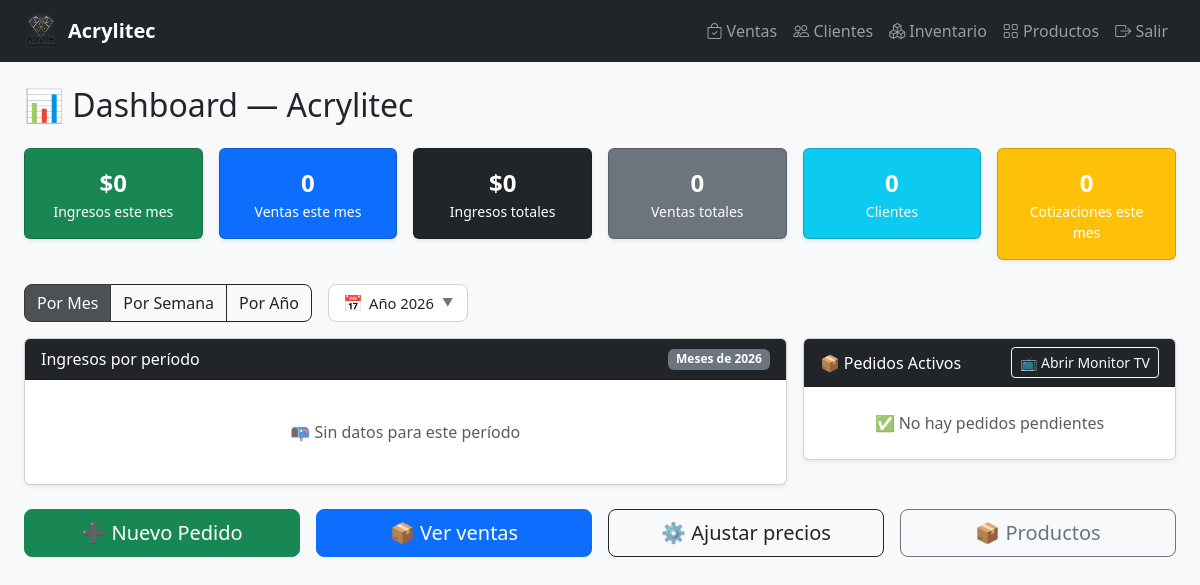
Before: /dashboard/ with the older database file.
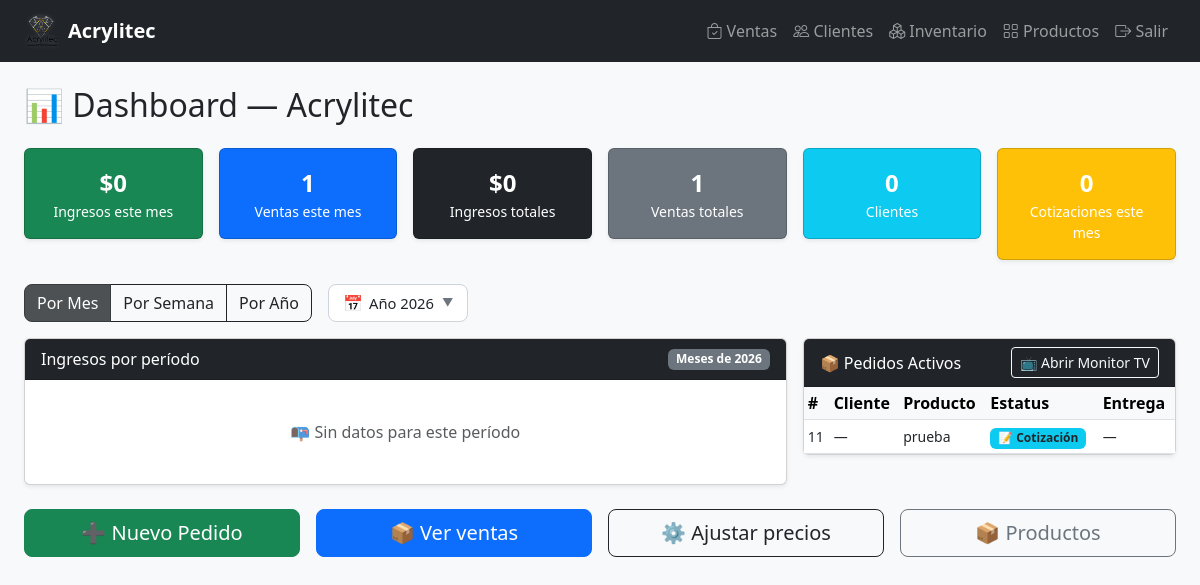
After: the same page with the newer database file.
### gestion/models.py (models this page shows, shortened)
class Ventas(models.Model):
    ESTATUS_CHOICES = [
        ('cotizacion', 'Cotización'),
        ('pendiente', 'Pendiente'),
        ('en_produccion', 'En producción'),
        ('pagada', 'Pagada'),
        ('entregada', 'Entregada'),
    ]
    id_venta = models.AutoField(primary_key=True)
    id_cotizacion = models.ForeignKey(Cotizaciones, models.DO_NOTHING, db_column='id_cotizacion', blank=True, null=True)
    id_cliente = models.ForeignKey('Clientes', on_delete=models.SET_NULL, null=True, blank=True, db_column='id_cliente_directo')
    monto_abonado = models.DecimalField(max_digits=10, decimal_places=2, default=0.00, verbose_name="Anticipo/Abono")
    estatus = models.CharField(max_length=20, choices=ESTATUS_CHOICES, default='pendiente')
    fecha_entrega = models.DateField(blank=True, null=True)
    fecha_venta = models.DateField(auto_now_add=True, null=True)

class Productos(models.Model):
    id_producto = models.AutoField(primary_key=True)
    nombre = models.CharField(max_length=100, blank=True, null=True)
    detalle = models.CharField(max_length=100, blank=True, null=True)
    precio_fijo = models.DecimalField(max_digits=10, decimal_places=2, blank=True, null=True, verbose_name="Precio Fijo (Opcional)")
    porcentaje_utilidad = models.IntegerField(default=40)
    foto = models.CharField(max_length=255, blank=True, null=True)
    class Meta:
        managed = True
        db_table = 'productos'
        verbose_name = "Producto"
        verbose_name_plural = "Productos"

### gestion/views.py (the view, shortened to what this page needs)
# urls.py: path('dashboard/', views.dashboard, name='dashboard'),
def dashboard(request):
    hoy = datetime.date.today()
    ESTATUS_INGRESO = ('pagada', 'entregada')   # ambos cuentan como cobrado
    todas_ventas = (Ventas.objects
                    .select_related('id_cotizacion__id_producto',
                                    'id_cotizacion__id_cliente')
                    .prefetch_related('detalles__id_producto')
                    .order_by('fecha_venta'))
    from collections import defaultdict
    from datetime import date
    meses_data   = defaultdict(float)   # key: (year, month)
    semanas_data = defaultdict(float)   # key: (year, iso_week, week_start_date)
    anios_data   = defaultdict(float)   # key: year
    for v in todas_ventas:
        if v.estatus not in ESTATUS_INGRESO:
            continue
    import calendar
    MESES_ES = ['Ene','Feb','Mar','Abr','May','Jun','Jul','Ago','Sep','Oct','Nov','Dic']
    meses_por_anio = {}
    semanas_por_anio = {}
    for (y, wn, ws), total in sorted(semanas_data.items()):
        key = str(y)
        if key not in semanas_por_anio:
            semanas_por_anio[key] = {'labels': [], 'data': []}
        semanas_por_anio[key]['labels'].append(f"Semana {wn} ({ws.strftime('%d/%m')})")
        semanas_por_anio[key]['data'].append(round(total, 2))
    labels_anio = [str(y) for y in sorted(anios_data.keys())]
    data_anio   = [round(anios_data[int(y)], 2) for y in labels_anio]
    inicio_mes = hoy.replace(day=1)
    ingresos_mes   = sum(_get_total_venta_val(v) for v in todas_ventas
                         if v.estatus in ESTATUS_INGRESO and v.fecha_venta and v.fecha_venta >= inicio_mes)
    ingresos_total = sum(_get_total_venta_val(v) for v in todas_ventas
                         if v.estatus in ESTATUS_INGRESO)
    kpis = {
        'ingresos_mes':    Decimal(str(round(ingresos_mes, 2))),
        'ventas_mes':      sum(1 for v in todas_ventas if v.fecha_venta and v.fecha_venta >= inicio_mes),
        'ingresos_total':  Decimal(str(round(ingresos_total, 2))),
        'ventas_total':    todas_ventas.count(),
        'clientes_total':  Clientes.objects.count(),
        'cotizaciones_mes': Cotizaciones.objects.filter(fecha__gte=inicio_mes).count(),
    }
    pedidos_activos_qs = (Ventas.objects
                          .filter(estatus__in=['cotizacion', 'pendiente', 'en_produccion'])
                          .select_related('id_cotizacion__id_cliente',
                                          'id_cotizacion__id_producto',
                                          'id_cliente')
                          .prefetch_related('detalles__id_producto')
                          .order_by('-fecha_venta'))
    pedidos_activos = []
    for v in pedidos_activos_qs:
        v.cliente_nombre  = _cliente_nombre(v)
        v.producto_nombre = _producto_nombre(v)
        pedidos_activos.append(v)
    anio_actual = str(hoy.year)
    return render(request, 'gestion/dashboard.html', {
        'kpis':             kpis,
        'pedidos_activos':  pedidos_activos,
        'anio_actual':      anio_actual,
        'meses_por_anio':   json.dumps(meses_por_anio),
        'semanas_por_anio': json.dumps(semanas_por_anio),
        'labels_anio':      json.dumps(labels_anio),
        'data_anio':        json.dumps(data_anio),
    })

### gestion/views.py (called while the page is built)
def _cliente_nombre(venta):
    if venta.id_cotizacion_id and venta.id_cotizacion.id_cliente:
        return venta.id_cotizacion.id_cliente.nombre
    if venta.id_cliente_id:
        return venta.id_cliente.nombre
    return '—'

def _producto_nombre(venta):
    if venta.id_cotizacion_id and venta.id_cotizacion.id_producto:
        return venta.id_cotizacion.id_producto.nombre
    detalles = list(venta.detalles.all())
    if len(detalles) == 1:
        return detalles[0].id_producto.nombre
    elif len(detalles) > 1:
        return f'{detalles[0].id_producto.nombre} +{len(detalles)-1} más'
    return '—'

### gestion/templates/gestion/dashboard.html (shortened to what the changed rows need)
{% extends 'gestion/base.html' %}
{% block content %}
<h2 class="mb-4">📊 Dashboard — Acrylitec</h2>
<div class="row g-3 mb-4">
    <div class="col-md-2">
        <div class="card text-white bg-primary shadow-sm">
            <div class="card-body text-center">
                <div class="fs-4 fw-bold">{{ kpis.ventas_mes }}</div>
                <div class="small">Ventas este mes</div>
            </div>
        </div>
    </div>
    <div class="col-md-2">
        <div class="card text-white bg-secondary shadow-sm">
            <div class="card-body text-center">
                <div class="fs-4 fw-bold">{{ kpis.ventas_total }}</div>
                <div class="small">Ventas totales</div>
            </div>
        </div>
    </div>
</div>
<div class="row g-3 mb-4">
    <div class="col-md-4">
        <div class="card shadow-sm">
            <div class="card-body p-0">
                {% if pedidos_activos %}
                <table class="table table-sm mb-0">
                    <thead class="table-light">
                        <tr>
                            <th>#</th>
                            <th>Cliente</th>
                            <th>Producto</th>
                            <th>Estatus</th>
                            <th>Entrega</th>
                        </tr>
                    </thead>
                    <tbody>
                        {% for v in pedidos_activos %}
                        <tr>
                            <td><small>{{ v.id_venta }}</small></td>
                            <td><small>{{ v.cliente_nombre|default:"—" }}</small></td>
                            <td><small>{{ v.producto_nombre|default:"—" }}</small></td>
                            <td>
                                {% if v.estatus == 'pendiente' %}
                                <span class="badge bg-secondary">⏳ Pendiente</span>
                                {% elif v.estatus == 'en_produccion' %}
                                <span class="badge bg-warning text-dark">🔧 En producción</span>
                                {% elif v.estatus == 'cotizacion' %}
                                <span class="badge bg-info text-dark">📝 Cotización</span>
                                {% endif %}
                            </td>
                            <td><small>{{ v.fecha_entrega|default:"—" }}</small></td>
                        </tr>
                        {% endfor %}
                    </tbody>
                </table>
                {% else %}
                <div class="text-center py-4 text-muted">
                    <p class="mb-0">✅ No hay pedidos pendientes</p>
                </div>
                {% endif %}
            </div>
        </div>
    </div>
</div>
{% endblock %}

Changed rows visible on the page:
added Ventas: id_venta "11", cliente_nombre "—", producto_nombre "prueba", estatus "📝 Cotización", fecha_entrega "—"
Other visible differences:
{{ kpis.ventas_mes }}: "0" → "1"
{{ kpis.ventas_total }}: "0" → "1"
text no longer shown: "✅ No hay pedidos pendientes"
text now shown: "# Cliente Producto Estatus Entrega"
